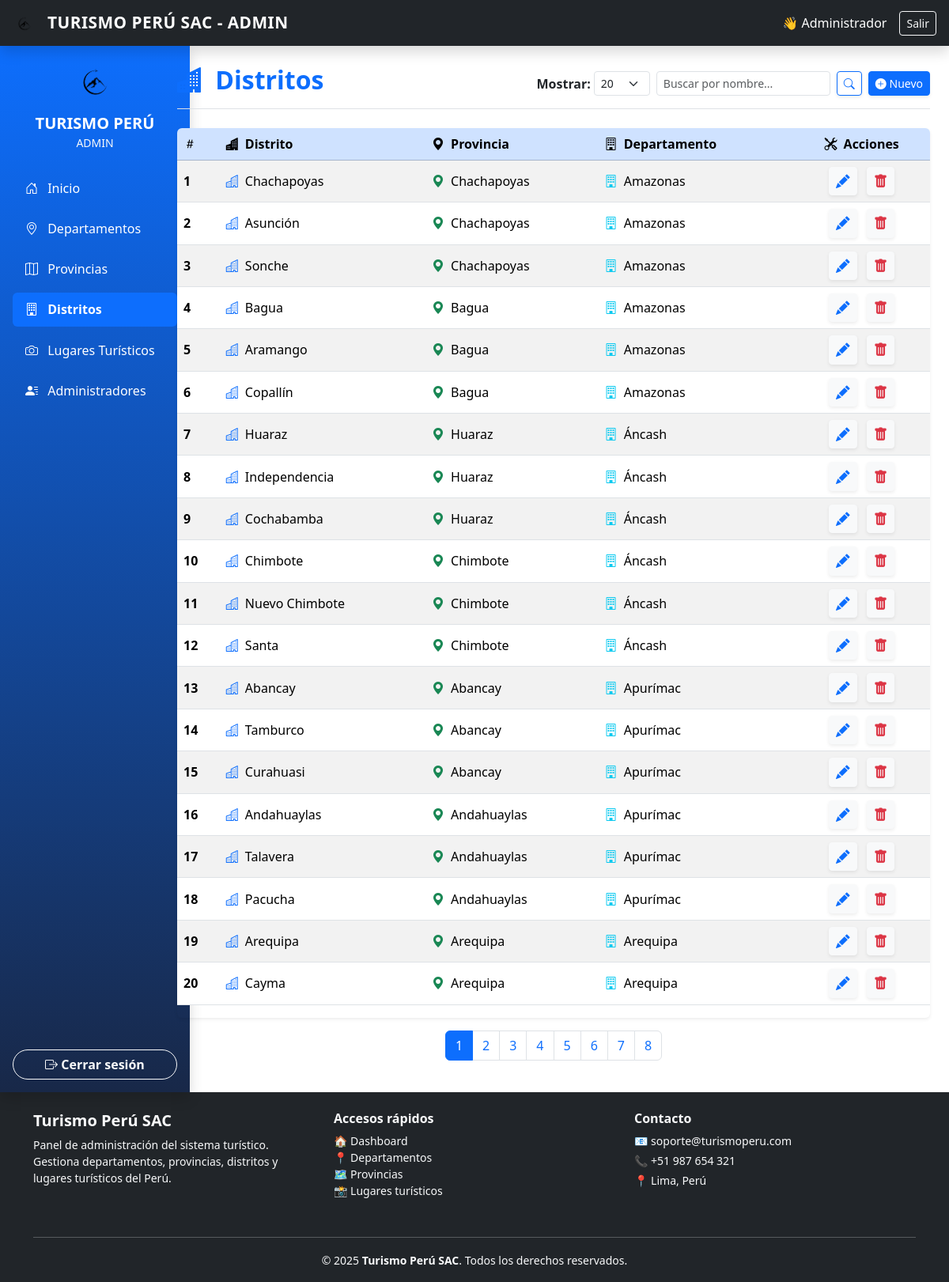
Page /views/admin/distritos/listar.php (signed in) on the committed database.
### tables this page shows
CREATE TABLE `distritos` (
  `id_distrito` int(11) NOT NULL,
  `id_provincia` int(11) NOT NULL,
  `nombre` varchar(100) NOT NULL
);

CREATE TABLE `provincias` (
  `id_provincia` int(11) NOT NULL,
  `id_departamento` int(11) NOT NULL,
  `nombre` varchar(100) NOT NULL
);

CREATE TABLE `departamentos` (
  `id_departamento` int(11) NOT NULL,
  `nombre` varchar(100) NOT NULL
);

### controllers/DistritoController.php (called while the page is built, shortened)
<?php
require_once __DIR__ . '/../models/Distrito.php';
class DistritoController {
    private $distritoModel;
    public function __construct() {
        $this->distritoModel = new Distrito();
    }
    public function index(string $search = '', int $limit = 20, int $offset = 0): array {
        return $this->distritoModel->getAll($search, $limit, $offset);
    }
    public function count(string $search = ''): int {
        return $this->distritoModel->count($search);
    }
}

### models/Distrito.php (called while the page is built, shortened)
<?php
require_once __DIR__ . '/../config/config.php';
class Distrito {
    private $pdo;
    public function __construct() {
        global $pdo;
        $this->pdo = $pdo;
    }
    public function getAll(string $search = '', int $limit = 20, int $offset = 0): array {
        $sql = "SELECT d.id_distrito, d.nombre,
                       p.nombre AS provincia_nombre,
                       dep.nombre AS departamento_nombre
                FROM distritos d
                INNER JOIN provincias p ON d.id_provincia = p.id_provincia
                INNER JOIN departamentos dep ON p.id_departamento = dep.id_departamento
                WHERE d.nombre LIKE :search
                ORDER BY d.id_distrito ASC
                LIMIT :limit OFFSET :offset";
        $stmt = $this->pdo->prepare($sql);
        $searchTerm = "%$search%";
        $stmt->bindParam(':search', $searchTerm, PDO::PARAM_STR);
        $stmt->bindParam(':limit', $limit, PDO::PARAM_INT);
        $stmt->bindParam(':offset', $offset, PDO::PARAM_INT);
        $stmt->execute();
        return $stmt->fetchAll(PDO::FETCH_ASSOC);
    }
    public function count(string $search = ''): int {
        $sql = "SELECT COUNT(*) as total
                FROM distritos d
                INNER JOIN provincias p ON d.id_provincia = p.id_provincia
                INNER JOIN departamentos dep ON p.id_departamento = dep.id_departamento
                WHERE d.nombre LIKE :search";
        $stmt = $this->pdo->prepare($sql);
        $searchTerm = "%$search%";
        $stmt->bindParam(':search', $searchTerm, PDO::PARAM_STR);
        $stmt->execute();
        $row = $stmt->fetch(PDO::FETCH_ASSOC);
        return (int) $row['total'];
    }
}

### views/admin/distritos/listar.php (the view, shortened to what this page needs)
<?php
require_once __DIR__ . '/../../../controllers/DistritoController.php';
$search = $_GET['search'] ?? '';
$limit  = isset($_GET['limit']) ? (int)$_GET['limit'] : 20;
$page   = isset($_GET['page']) ? max(1, (int)$_GET['page']) : 1;
$offset = ($page - 1) * $limit;
$controller = new DistritoController();
$distritos = $controller->index($search, $limit, $offset);
$total = $controller->count($search);
$totalPages = $limit > 0 ? ceil($total / $limit) : 1;
require view_path('views/admin/templates/header.php');
require view_path('views/admin/templates/topbar.php');
?>
<div class="container-fluid">
  <div class="row">
    <div class="col-md-3 col-lg-2 p-0">
      <?php require view_path('views/admin/templates/sidebar.php'); ?>
    </div>
    <main class="col-md-9 col-lg-10 px-md-4 py-4">
      <div class="d-flex justify-content-between align-items-center mb-4 border-bottom pb-2">
        <h2 class="fw-bold text-primary">
          <i class="bi bi-buildings-fill me-2 text-primary"></i> Distritos
        </h2>
        <div class="d-flex align-items-center">
          <form method="GET" class="d-flex align-items-center me-2">
            <label for="limit" class="me-1 fw-semibold">Mostrar:</label>
            <select name="limit" id="limit" class="form-select form-select-sm me-2 w-auto" onchange="this.form.submit()">
              <option value="20" <?= $limit == 20 ? 'selected' : '' ?>>20</option>
            </select>
            <input type="text" name="search" value="<?= htmlspecialchars($search) ?>"
                   class="form-control form-control-sm me-2" placeholder="Buscar por nombre...">
            <button type="submit" class="btn btn-sm btn-outline-primary shadow-sm" data-bs-toggle="tooltip" title="Buscar">
              <i class="bi bi-search text-primary"></i>
            </button>
          </form>
          <a href="crear.php" class="btn btn-primary btn-sm shadow-sm" data-bs-toggle="tooltip" title="Nuevo distrito">
            <i class="bi bi-plus-circle-fill"></i> Nuevo
          </a>
        </div>
      </div>
      <div class="table-responsive shadow-sm rounded">
        <table class="table table-striped align-middle table-hover">
          <thead class="table-primary text-dark">
            <tr>
              <th scope="col"><i class="bi bi-hash"></i></th>
              <th scope="col"><i class="bi bi-buildings-fill me-1"></i> Distrito</th>
              <th scope="col"><i class="bi bi-geo-alt-fill me-1"></i> Provincia</th>
              <th scope="col"><i class="bi bi-building me-1"></i> Departamento</th>
              <th scope="col" class="text-center"><i class="bi bi-tools me-1"></i> Acciones</th>
            </tr>
          </thead>
          <tbody>
            <?php if ($distritos): ?>
              <?php $i = $offset + 1; ?>
              <?php foreach ($distritos as $d): ?>
                <tr>
                  <td class="fw-semibold"><?= $i++ ?></td>
                  <td><i class="bi bi-buildings text-primary me-1"></i> <?= htmlspecialchars($d['nombre']) ?></td>
                  <td><i class="bi bi-geo-alt-fill text-success me-1"></i> <?= htmlspecialchars($d['provincia_nombre'] ?? '—') ?></td>
                  <td><i class="bi bi-building text-info me-1"></i> <?= htmlspecialchars($d['departamento_nombre'] ?? '—') ?></td>
                  <td class="text-center">
                    <a href="editar.php?id=<?= $d['id_distrito'] ?>"
                       class="btn btn-sm btn-light me-2 shadow-sm icon-btn"
                       data-bs-toggle="tooltip" title="Editar">
                      <i class="bi bi-pencil-fill text-primary"></i>
                    </a>
                    <a href="#"
                       class="btn btn-sm btn-light shadow-sm icon-btn"
                       data-bs-toggle="modal"
                       data-bs-target="#deleteModal"
                       data-id="<?= $d['id_distrito'] ?>"
                       data-nombre="<?= htmlspecialchars($d['nombre']) ?>"
                       title="Eliminar">
                      <i class="bi bi-trash-fill text-danger"></i>
                    </a>
                  </td>
                </tr>
              <?php endforeach; ?>
            <?php endif; ?>
          </tbody>
        </table>
      </div>
      <?php if ($totalPages > 1): ?>
        <nav aria-label="Paginación">
          <ul class="pagination justify-content-center mt-3">
            <?php for ($p = 1; $p <= $totalPages; $p++): ?>
              <li class="page-item <?= $p == $page ? 'active' : '' ?>">
                <a class="page-link" href="?search=<?= urlencode($search) ?>&limit=<?= $limit ?>&page=<?= $p ?>">
                  <?= $p ?>
                </a>
              </li>
            <?php endfor; ?>
          </ul>
        </nav>
      <?php endif; ?>
    </main>
  </div>
</div>
<?php require view_path('views/admin/templates/footer.php'); ?>

### assets/css/style.css (style rules this page uses)
:root { --brand: #0d6efd; --brand-dark: #0b5ed7; --bg-soft: #f8f9fa; }
body { font-family: system-ui, -apple-system, "Segoe UI", Roboto, "Helvetica Neue", Arial, "Noto Sans", "Liberation Sans", sans-serif; }

### views/admin/distritos/listar.php (style rules this page uses)
.icon-btn i { font-size: 1.1rem; transition: transform 0.2s ease, color 0.2s ease; }

### rows in the picture
distritos: nombre "Chachapoyas", id_provincia.nombre "Chachapoyas", departamentos.nombre "Amazonas"
distritos: nombre "Asunción", id_provincia.nombre "Chachapoyas", departamentos.nombre "Amazonas"
distritos: nombre "Sonche", id_provincia.nombre "Chachapoyas", departamentos.nombre "Amazonas"
distritos: nombre "Bagua", id_provincia.nombre "Bagua", departamentos.nombre "Amazonas"
distritos: nombre "Aramango", id_provincia.nombre "Bagua", departamentos.nombre "Amazonas"
distritos: nombre "Copallín", id_provincia.nombre "Bagua", departamentos.nombre "Amazonas"
distritos: nombre "Huaraz", id_provincia.nombre "Huaraz", departamentos.nombre "Áncash"
distritos: nombre "Independencia", id_provincia.nombre "Huaraz", departamentos.nombre "Áncash"
distritos: nombre "Cochabamba", id_provincia.nombre "Huaraz", departamentos.nombre "Áncash"
distritos: nombre "Chimbote", id_provincia.nombre "Chimbote", departamentos.nombre "Áncash"
distritos: nombre "Nuevo Chimbote", id_provincia.nombre "Chimbote", departamentos.nombre "Áncash"
distritos: nombre "Santa", id_provincia.nombre "Chimbote", departamentos.nombre "Áncash"
distritos: nombre "Abancay", id_provincia.nombre "Abancay", departamentos.nombre "Apurímac"
distritos: nombre "Tamburco", id_provincia.nombre "Abancay", departamentos.nombre "Apurímac"
distritos: nombre "Curahuasi", id_provincia.nombre "Abancay", departamentos.nombre "Apurímac"
distritos: nombre "Andahuaylas", id_provincia.nombre "Andahuaylas", departamentos.nombre "Apurímac"
distritos: nombre "Talavera", id_provincia.nombre "Andahuaylas", departamentos.nombre "Apurímac"
distritos: nombre "Pacucha", id_provincia.nombre "Andahuaylas", departamentos.nombre "Apurímac"
distritos: nombre "Arequipa", id_provincia.nombre "Arequipa", departamentos.nombre "Arequipa"
distritos: nombre "Cayma", id_provincia.nombre "Arequipa", departamentos.nombre "Arequipa"

### other values in the picture
APP_NAME "TURISMO PERÚ SAC"
$_SESSION['admin_nombre'] "Administrador"
